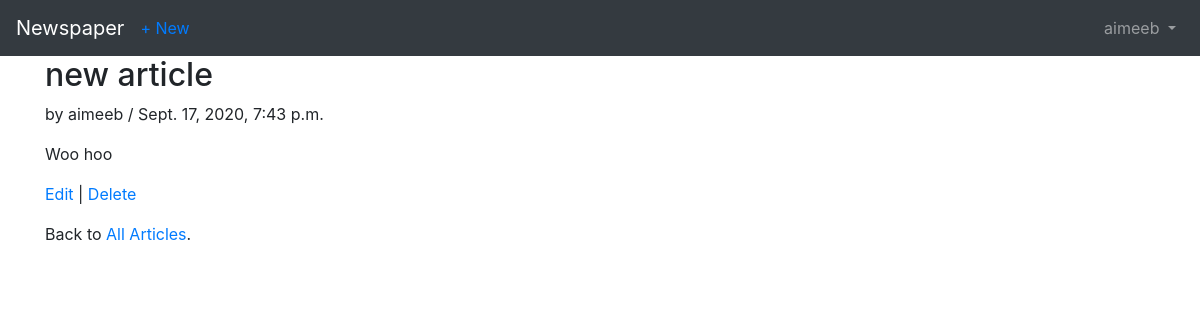
/articles/3/ (signed in), run on the app's committed database.
### users/models.py (models this page shows)
class CustomUser(AbstractUser):
    age = models.PositiveIntegerField(null=True, blank= True)

### articles/models.py (models this page shows, shortened)
class Article(models.Model):
    title = models.CharField(max_length=255)
    body = models.TextField()
    date = models.DateTimeField(auto_now_add=True)
    author = models.ForeignKey(
        get_user_model(),
        on_delete=models.CASCADE,
    )

### articles/views.py (the view)
# urls.py: path('<int:pk>/', ArticleDetailView.as_view(), name="article_detail"),
class ArticleDetailView(LoginRequiredMixin, UserPassesTestMixin, DetailView):
    template_name = 'article_detail.html'
    model = Article
    login_url = 'login'
    def test_func(self):
        obj = self.get_object()
        return obj.author == self.request.user

### templates/article_detail.html
{% extends 'base.html' %}
{% block content %}
    <div class="article-entry">
        <h2>{{object.title}}</h2>
        <p>by {{object.author}} / {{object.date}}</p>
        <p>{{object.body}}</p>
    </div>
    <p>
        <a href=" {% url 'article_edit' article.pk %} "> Edit</a> |
        <a href=" {% url 'article_delete' article.pk %} "> Delete</a>
    </p>
    <p>Back to <a href="{% url 'article_list' %}">All Articles</a>.</p>
{% endblock content %}

### templates/base.html (shortened to what this page needs)
<!DOCTYPE html>
<html>
<head>
  <link rel="stylesheet" href="https://stackpath.bootstrapcdn.com/bootstrap/4.5.0/css/bootstrap.min.css">
</head>
<body>
  <nav class="navbar navbar-expand-lg navbar-dark bg-dark">
    <a class="navbar-brand" href="{% url 'home' %}">Newspaper</a>
      {% if user.is_authenticated %}
        <ul class="navbar-nav mr-auto">
          <li class="nav-item"><a href="{% url 'article_new' %}">+ New</a></li>
        </ul>
        {% endif %}
    <div class="collapse navbar-collapse" id="navbarSupportedContent">
      {% if user.is_authenticated %}
        <ul class="navbar-nav ml-auto">
          <li class="nav-item">
            <a class="nav-link dropdown-toggle" href="#" id="navbarDropdown" role="button" data-toggle="dropdown" aria-haspopup="true" aria-expanded="false">
              {{ user.username }}
            </a>
          </li>
        </ul>
      {% endif %}
    </div>
  </nav>
  <main>
    <div class="container">
      {% block content %}
      {% endblock content %}
    </div>
  </main>
</body>
</html>

### data on the page
CustomUser: username "aimeeb"
Article: title "new article", author "aimeeb", date "Sept. 17, 2020, 7:43 p.m.", body "Woo hoo"
